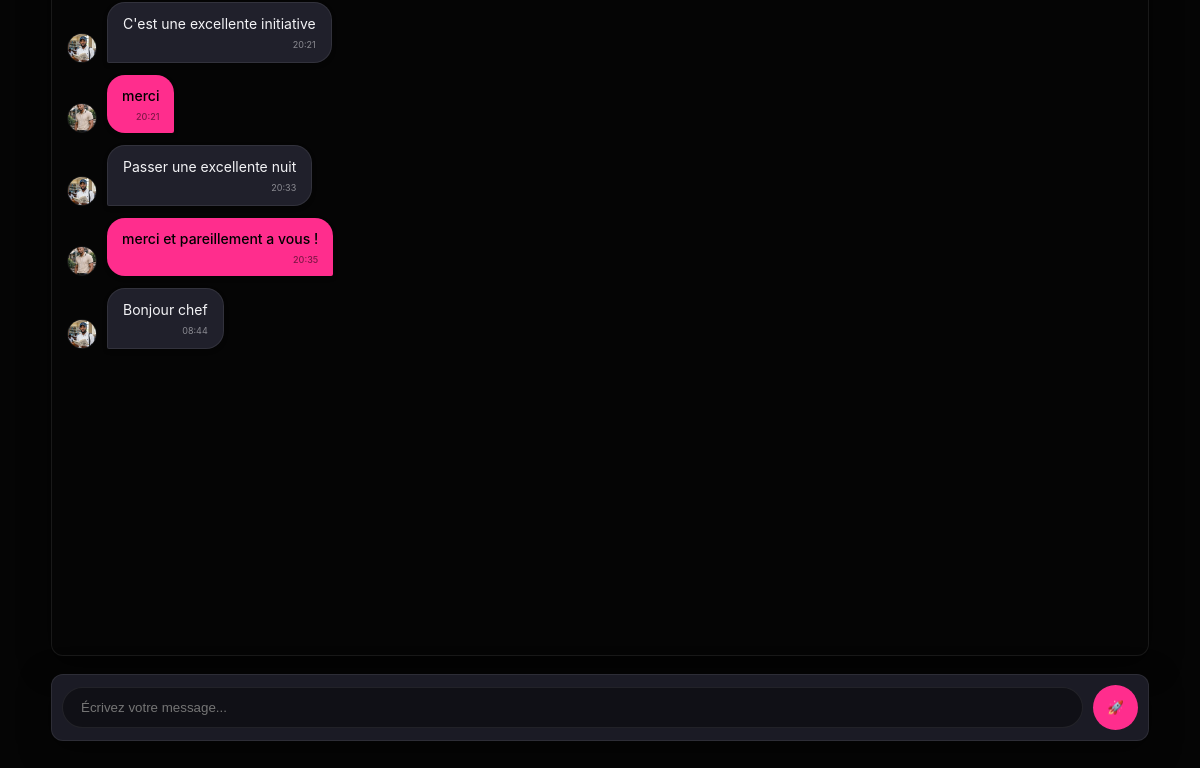
/messages/oncle (signed in, lower part), run on an earlier commit of the app's database.
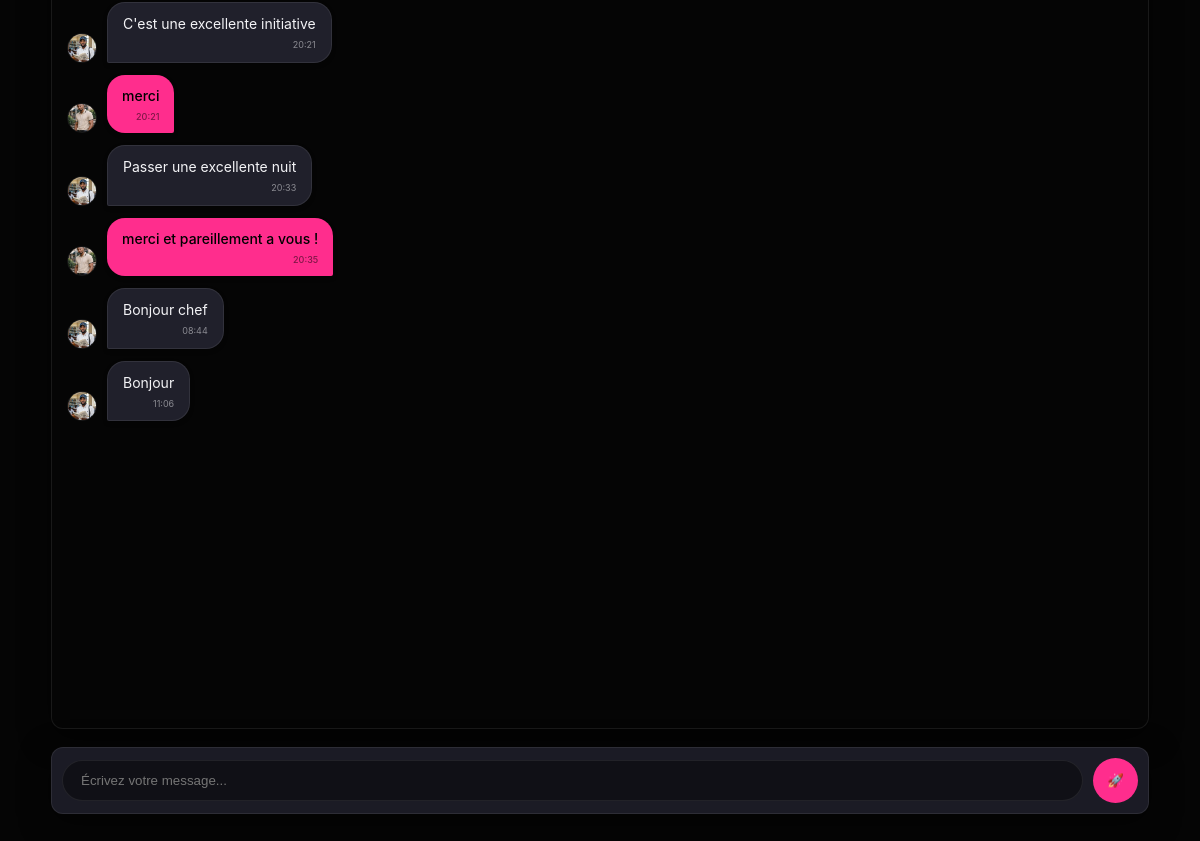
And on a later commit of the database.
### tables this page shows
CREATE TABLE messages (
  id INTEGER PRIMARY KEY AUTOINCREMENT,
  sender_id INTEGER NOT NULL,
  recipient_id INTEGER NOT NULL,
  content TEXT NOT NULL,
  created_at TEXT NOT NULL,
  is_read INTEGER NOT NULL DEFAULT 0,
  FOREIGN KEY (sender_id) REFERENCES users(id) ON DELETE CASCADE,
  FOREIGN KEY (recipient_id) REFERENCES users(id) ON DELETE CASCADE
);

CREATE TABLE users (
  id INTEGER PRIMARY KEY AUTOINCREMENT,
  username TEXT UNIQUE NOT NULL,
  identifier TEXT UNIQUE NOT NULL,
  display_name TEXT NOT NULL,
  bio TEXT DEFAULT '',
  password_hash TEXT NOT NULL,
  created_at TEXT NOT NULL
, profile_pic TEXT DEFAULT 'default_avatar.png', cover_pic TEXT DEFAULT 'default_cover.jpg');

### app.py (the view, shortened to what this page needs)
    @app.route("/messages/<username>", methods=["GET", "POST"])
    @login_required
    def thread(username: str):
        me = current_user()
        other = db_one("SELECT * FROM users WHERE username=?", (username.lower(),))
        if not other or other["id"] == me["id"]:
            return redirect(url_for("messages"))
        db_execute("UPDATE messages SET is_read=1 WHERE sender_id=? AND recipient_id=?",
                   (other["id"], me["id"]))
        msgs = db_all(
            "SELECT m.*, su.username AS sender_username, su.display_name AS sender_display_name, "
            "ru.username AS recipient_username, ru.display_name AS recipient_display_name "
            "FROM messages m "
            "JOIN users su ON su.id=m.sender_id "
            "JOIN users ru ON ru.id=m.recipient_id "
            "WHERE (m.sender_id=? AND m.recipient_id=?) OR (m.sender_id=? AND m.recipient_id=?) "
            "ORDER BY m.created_at ASC LIMIT 200",
            (me["id"], other["id"], other["id"], me["id"]),
        )
        return render_template("thread.html", other=other, messages=msgs)

### templates/thread.html (shortened to what this page needs)
{% extends "base.html" %}
{% block content %}
<div id="chat-window" class="card" style="height: calc(100vh - 280px); min-height: 400px; overflow-y: auto; padding: 15px; background: #050505; display: flex; flex-direction: column;">
    {% for m in messages %}
        <div class="chat-row {% if m.sender_id == me.id %}me{% else %}other{% endif %}">
            {% if m.sender_id != me.id %}
            <img src="{{ url_for('static', filename='uploads/' + (other.profile_pic if other.profile_pic else 'default_avatar.png')) }}"
                 class="avatar-chat" onerror="this.src='https://ui-avatars.com/api/?name={{ other.display_name }}&background=333&color=fff'">
            {% endif %}
            <div class="bubble">
                <div class="msg-content">{{ m.content }}</div>
                <div style="font-size: 9px; opacity: 0.5; margin-top: 4px; text-align: right;">
                    {{ m.created_at[11:16] }}
                </div>
            </div>
            {% if m.sender_id == me.id %}
            <img src="{{ url_for('static', filename='uploads/' + (me.profile_pic if me.profile_pic else 'default_avatar.png')) }}"
                 class="avatar-chat" onerror="this.src='https://ui-avatars.com/api/?name=Moi&background=ff2d8d&color=fff'">
            {% endif %}
        </div>
    {% endfor %}
</div>
<div class="card" style="margin-top: 10px; padding: 10px;">
    <div style="display: flex; gap: 10px; align-items: center;">
        <input type="text" id="msg-input" placeholder="Écrivez votre message..."
               style="flex: 1; background: rgba(0,0,0,0.4); border: 1px solid var(--border); color: white; padding: 12px 18px; border-radius: 25px; margin-bottom: 0; outline: none;"
               onkeypress="if(event.key === 'Enter') sendInstantMessage()">
        <button class="btn" onclick="sendInstantMessage()" style="border-radius: 50%; width: 45px; height: 45px; padding: 0; display: flex; align-items: center; justify-content: center; flex-shrink: 0;">
            🚀
        </button>
    </div>
</div>
{% endblock %}

What changed in the data, as far as the page shows it:
added messages: profile_pic (picture), content "Bonjour", created_at "11:06"
